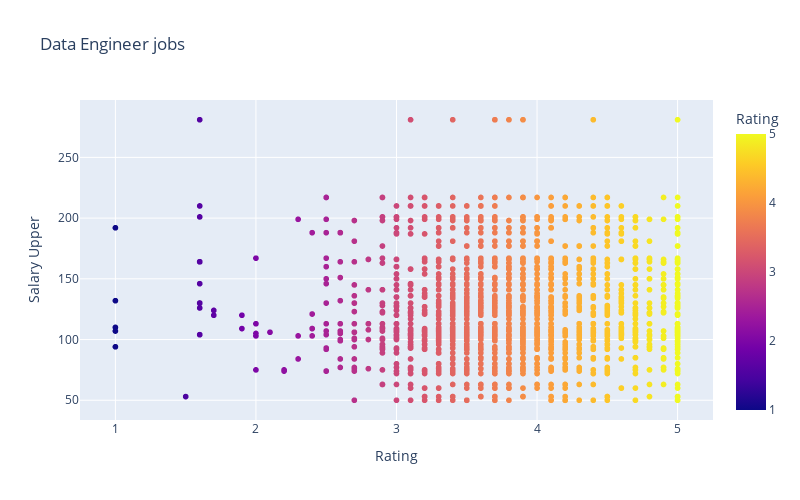

The notebook cell saved with this chart:
### Markdown cell above
### 6 - Mối quan hệ giữa rating và mức lương trung bình?

### Code cell
fig = px.scatter(data_engineer_jobs, x='Rating', y='Salary Upper',color="Rating",\
                hover_data=['Job Title', 'Location', 'Sector','Company Name'], \
                title = "Data Engineer jobs",\
                width=800, height=500)
fig.show()

### Figure 1 — Plotly figure (JSON) as saved in the notebook; plotly's stock layout.template omitted (floating-point values rounded to 4 significant figures; data arrays with more than 128 entries replaced by an {"elided": "..."} marker saying what was removed)
{"data": [{"customdata": {"elided": "2409x4 str values"}, "hovertemplate": "Rating=%{marker.color}<br>Salary Upper=%{y}<br>Job Title=%{customdata[0]}<br>Location=%{customdata[1]}<br>Sector=%{customdata[2]}<br>Company Name=%{customdata[3]}<extra></extra>", "legendgroup": "", "marker": {"color": {"elided": "2409 float values"}, "coloraxis": "coloraxis", "symbol": "circle"}, "mode": "markers", "name": "", "showlegend": false, "type": "scattergl", "x": {"elided": "2409 float values"}, "xaxis": "x", "y": {"elided": "2409 int values"}, "yaxis": "y"}], "layout": {"coloraxis": {"colorbar": {"title": {"text": "Rating"}}, "colorscale": [[0, "#0d0887"], [0.1111, "#46039f"], [0.2222, "#7201a8"], [0.3333, "#9c179e"], [0.4444, "#bd3786"], [0.5556, "#d8576b"], [0.6667, "#ed7953"], [0.7778, "#fb9f3a"], [0.8889, "#fdca26"], [1, "#f0f921"]]}, "height": 500, "legend": {"tracegroupgap": 0}, "title": {"text": "Data Engineer jobs"}, "width": 800, "xaxis": {"anchor": "y", "domain": [0, 1], "title": {"text": "Rating"}}, "yaxis": {"anchor": "x", "domain": [0, 1], "title": {"text": "Salary Upper"}}}}
